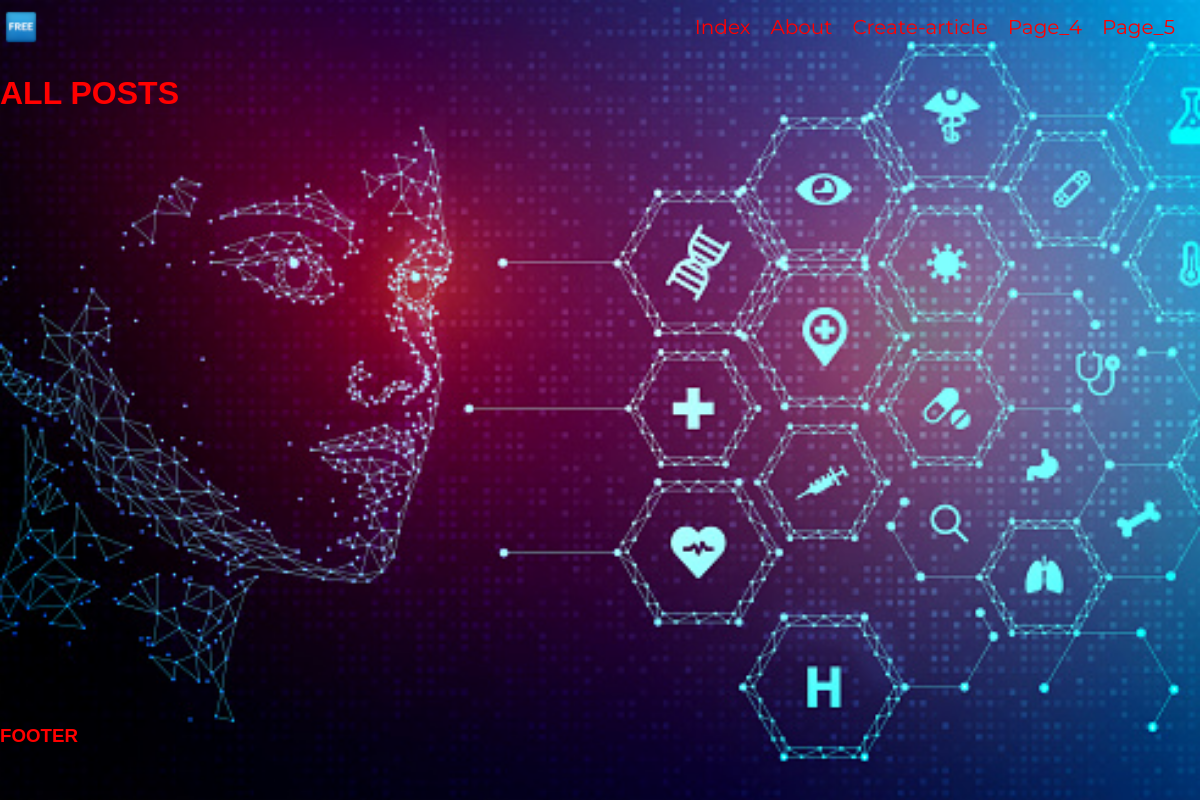
Page /posts on the earlier database version.
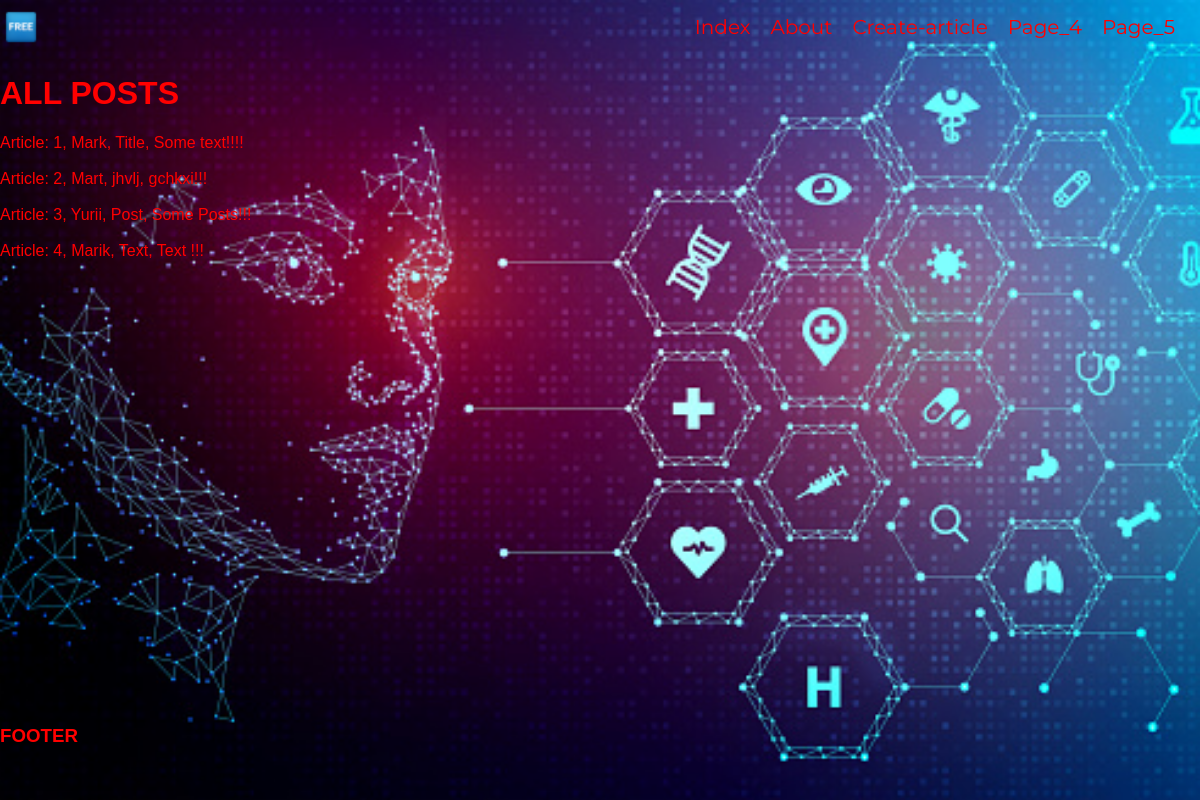
Same page on the later database version.
### main.py (models this page shows)
class Article(db.Model):
    id = db.Column(db.Integer, primary_key=True)
    username = db.Column(db.String, unique=True, nullable=False)
    title = db.Column(db.String(100), nullable=False)
    text = db.Column(db.Text, nullable=False)
    date = db.Column(db.DateTime, default=datetime.utcnow)
    def __repr__(self):
        return f"Article: {self.id}, {self.username}, {self.title}, {self.text}!!!"

### main.py (the view)
@app.route('/posts')
def posts():
    article = Article.query.all()
    return render_template('posts.html', articles=article)

### templates/posts.html (shortened to what this page needs)
{% extends "base.html" %}
{% block body %}
    <h1>ALL POSTS</h1>
    {% for el in articles%}
        {{el}} <br> <br>
    {% endfor%}
{% endblock %}

### templates/base.html (shortened to what this page needs)
<!DOCTYPE html>
<html lang="en">
<head>
    <link rel="stylesheet" href="{{ url_for('static', filename='css/style.css') }}">
</head>
<body>
<div class="wrapper">
    <header class="header">
        <div class="container">
            <div class="header-inner">
                <a class="logo" href="#">
                    <img src="{{ url_for('static', filename='images/icon.png') }}" alt="logo-img">
                </a>
                <nav class="menu">
                    <ul class="list">
                        <li class="list-item">
                            <a class="list-link" href="/home">Index</a>
                        </li>
                        <li class="list-item">
                            <a class="list-link" href="/about">About</a>
                        </li>
                        <li class="list-item">
                            <a class="list-link" href="/create-article">Create-article</a>
                        </li>
                        <li class="list-item">
                            <a class="list-link" href="#">Page_4</a>
                        </li>
                        <li class="list-item">
                            <a class="list-link" href="#">Page_5</a>
                        </li>
                    </ul>
                </nav>
            </div>
        </div>
    </header>
    <main class="main">
        <div class="container">
            {% block body %} {% endblock %}
        </div>
    </main>
    <footer class="footer">
        <div class="container">
            <h3 class="footer">FOOTER</h3>
        </div>
    </footer>
</div>
</body>
</html>

### static/css/style.css (style rules this page uses)
* { box-sizing: border-box; font-family: sans-serif; }
body { padding: 0; margin: 0; color: red; }
.wrapper { background-image: url('../images/bg.jpg'); background-repeat: no-repeat; min-height: 100vh; background-size: cover; }
.container { max-width: 1200px; margin: 0 auto; }
.header-inner { display: flex; justify-content: space-between; }
.list { display: flex; padding-right: 25px; }
.list-item { list-style: none; margin-left: 20px; }
.list-link { text-decoration: none; font-family: 'Montserrat', sans-serif; font-size: 20px; line-height: 22px; color: red; transition: all 0.3s; padding-bottom: 5px; }
.logo img { margin-top: 6px; width: 150%; }
.main { height: 400px; margin-bottom: 250px; }

Differences in the rows shown:
added Article: id+username+title "Article: 1, Mark, Title, Some text!!!!"
added Article: id+username+title "Article: 2, Mart, jhvlj, gchkxi!!!"
added Article: id+username+title "Article: 3, Yurii, Post, Some Posts!!!"
added Article: id+username+title "Article: 4, Marik, Text, Text !!!"
